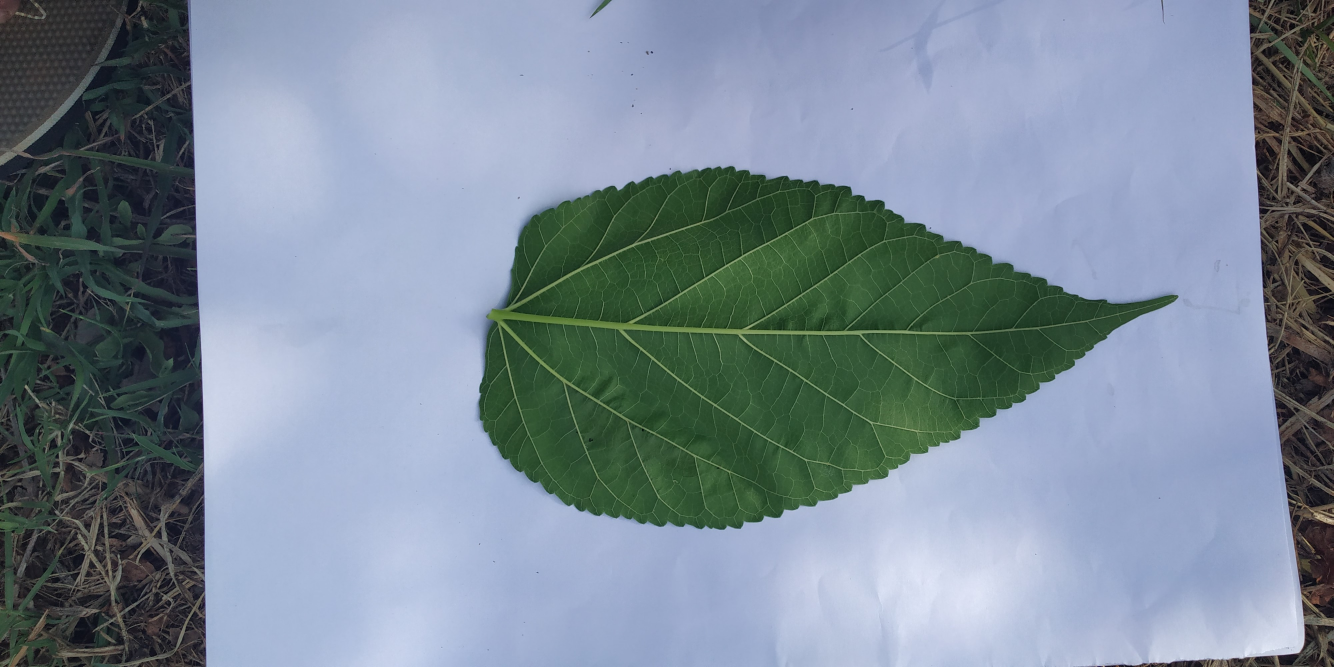
#> input picture dataset/test/Healthy/34.jpg, 4000 x 2000 px, given in place of 34.png, which was not available (shown at 1/3 size)
$ python imageMask.py
#> lines starting #> are read from the running program, lines starting #| are printed output that depends on the picture; after the words box and inside, x2 and y2 are one past the last pixel; in counts of white or black regions, pixels touching at a corner belong together; pictures that were not available may be replaced by others from this repository, and a replacement may not be noted
#> further down, image is the input picture: shape (2000, 4000, 3); mean B, G, R 150.4, 137.2, 122.7
# Importing necessary libraries
from __future__ import division
import cv2
from matplotlib import pyplot as plt
import numpy as np
from math import cos, sin

green = (0, 0, 255)
#%%
def show(image):
    plt.figure(figsize=(10, 10))
    plt.imshow(image, interpolation='nearest')
#%%
def overlay_mask(mask, image):
    rgb_mask = cv2.cvtColor(mask, cv2.COLOR_GRAY2RGB)
    img = cv2.addWeighted(rgb_mask, 0.5, image, 0.5, 0)
    return img
#%%
def find_biggest_contour(image):
    image = image.copy()
    contours, hierarchy = cv2.findContours(image, cv2.RETR_LIST, cv2.CHAIN_APPROX_SIMPLE)
    contour_sizes = [(cv2.contourArea(contour), contour) for contour in contours]
    biggest_contour = max(contour_sizes, key=lambda x: x[0])[1]

    mask = np.zeros(image.shape, np.uint8)
    cv2.drawContours(mask, [biggest_contour], -1, 255, -1)
    return biggest_contour, mask
#%%
def circle_contour(image, contour):
    image_with_ellipse = image.copy()
    #easy function
    ellipse = cv2.fitEllipse(contour)
    #add it
    cv2.ellipse(image_with_ellipse, ellipse, green, 2, cv2.LINE_AA)
    return image_with_ellipse

#%%
def find_strawberry(image):
    #RGB stands for Red Green Blue. Most often, an RGB color is stored
    #in a structure or unsigned integer with Blue occupying the least
    #significant “area” (a byte in 32-bit and 24-bit formats), Green the
    #second least, and Red the third least. BGR is the same, except the
    #order of areas is reversed. Red occupies the least significant area,
    # Green the second (still), and Blue the third.
    # we'll be manipulating pixels directly
    #most compatible for the transofrmations we're about to do
    image = cv2.cvtColor(image, cv2.COLOR_BGR2RGB)

    # Make a consistent size
    #get largest dimension
    max_dimension = max(image.shape)
#> max_dimension = 4000
    #The maximum window size is 700 by 660 pixels. make it fit in that
    scale = 700/max_dimension
#> scale = 0.175
    #resize it. same width and hieght none since output is 'image'.
    image = cv2.resize(image, None, fx=scale, fy=scale)
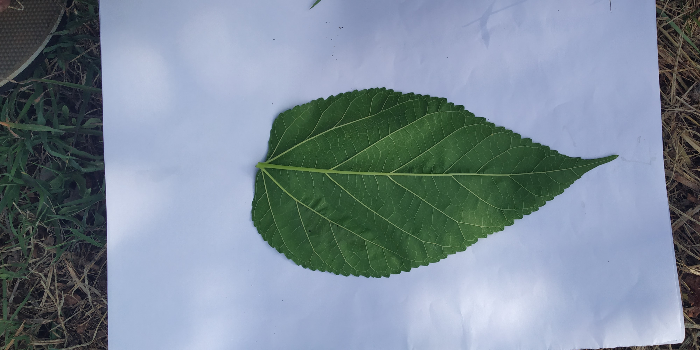
#> image: shape (350, 700, 3); mean R, G, B 122.7, 137.1, 150.4

    #we want to eliminate noise from our image. clean. smooth colors without
    #dots
    # Blurs an image using a Gaussian filter. input, kernel size, how much to filter, empty)
    image_blur = cv2.GaussianBlur(image, (7, 7), 0)
    #t unlike RGB, HSV separates luma, or the image intensity, from
    # chroma or the color information.
    #just want to focus on color, segmentation
    image_blur_hsv = cv2.cvtColor(image_blur, cv2.COLOR_RGB2HSV)
#> image_blur_hsv: shape (350, 700, 3); mean H, S, V 96.9, 61.4, 156.9

    # Filter by colour
    # 0-10 hue
    #minimum red amount, max red amount
    min_red = np.array([28,58,35])
    max_red = np.array([152,167,134])
    #layer
    mask1 = cv2.inRange(image_blur_hsv, min_red, max_red)
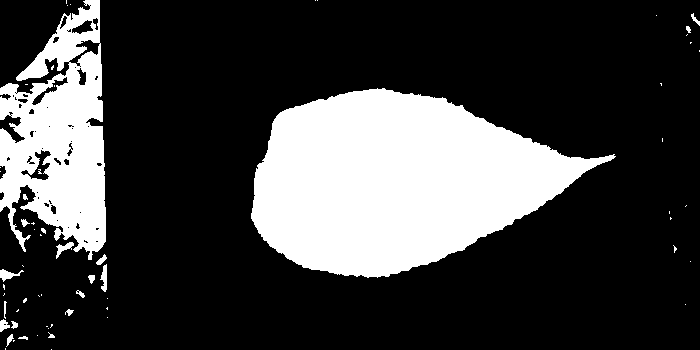
#> mask1: shape (350, 700); 25.1% white; 63 white regions (43 under 20 px), largest, box (x1, y1, x2, y2) and area: (251, 88, 616, 278) 43542, (0, 0, 106, 260) 16838, (0, 269, 24, 282) 132

    #birghtness of a color is hue
    # 170-180 hue
    min_red2 = np.array([20,55,50])
    max_red2 = np.array([160,170,180])
    mask2 = cv2.inRange(image_blur_hsv, min_red2, max_red2)
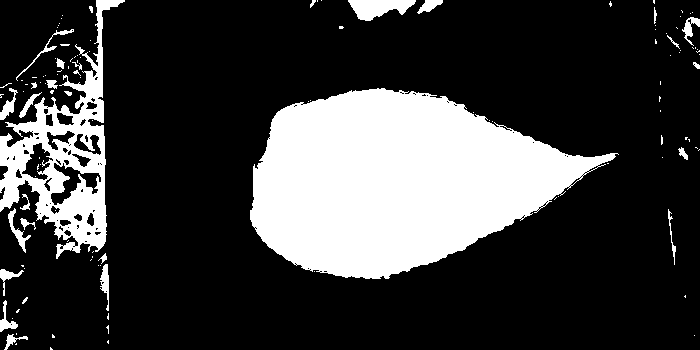
#> mask2: shape (350, 700); 23.8% white; 124 white regions (95 under 20 px)

    #looking for what is in both ranges
    # Combine masks
    mask = mask1 + mask2

    # Clean up
    #we want to circle our strawberry so we'll circle it with an ellipse
    #with a shape of 15x15
    kernel = cv2.getStructuringElement(cv2.MORPH_ELLIPSE, (15, 15))
    #morph the image. closing operation Dilation followed by Erosion.
    #It is useful in closing small holes inside the foreground objects,
    #or small black points on the object.
    mask_closed = cv2.morphologyEx(mask, cv2.MORPH_CLOSE, kernel)
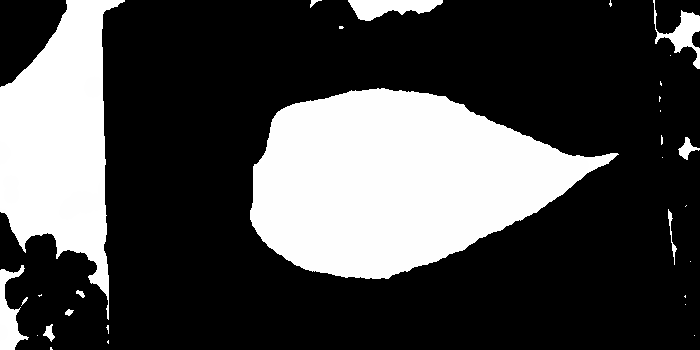
#> mask_closed: shape (350, 700); min 0, max 255, mean 73.9
    #erosion followed by dilation. It is useful in removing noise
    mask_clean = cv2.morphologyEx(mask_closed, cv2.MORPH_OPEN, kernel)

    # Find biggest strawberry
    #get back list of segmented strawberries and an outline for the biggest one
    big_strawberry_contour, mask_strawberries = find_biggest_contour(mask_clean)
#> in find_biggest_contour, `contours, hierarchy = cv2.findContours(image, cv2.RETR_LIST, cv2.CHAIN..`: contours = 7 contours; box (x1, y1, x2, y2) and area: (250, 88, 596, 279) 44272, (0, 0, 120, 263) 21320, (349, 0, 439, 21) 1078, (0, 300, 20, 350) 710, (671, 13, 700, 48) 612, (93, 270, 109, 286) 172, (0, 269, 9, 285) 91
#> in find_biggest_contour, `contour_sizes = [(cv2.contourArea(contour), contour) for contour in co..`: contour_sizes = 7 items
#> in find_biggest_contour, `biggest_contour = max(contour_sizes, key=lambda x: x[0])[1]`: biggest_contour = contour of 381 points, box (x1, y1, x2, y2) (250, 88, 596, 279), area 44272
#> in find_biggest_contour, `cv2.drawContours(mask, [biggest_contour], -1, 255, -1)`:
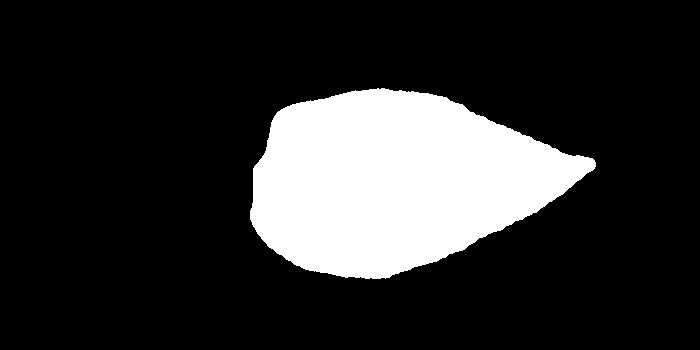
#> mask: shape (350, 700); 18.2% white; 1 white region, box (x1, y1, x2, y2) and area: (250, 88, 596, 279) 44666
#> big_strawberry_contour has the same summary as biggest_contour in find_biggest_contour

    # Overlay cleaned mask on image
    # overlay mask on image, strawberry now segmented
    overlay = overlay_mask(mask_clean, image)
#> in overlay_mask, `img = cv2.addWeighted(rgb_mask, 0.5, image, 0.5, 0)`:
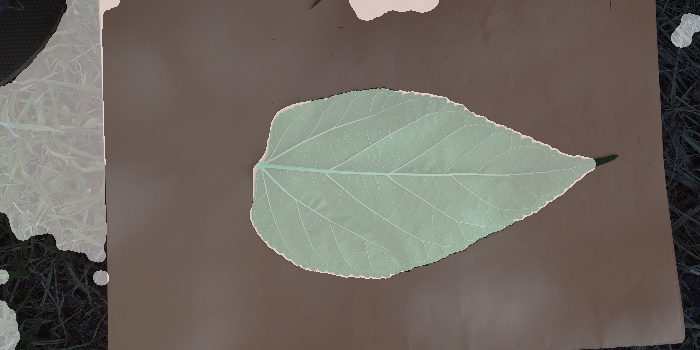
#> img: shape (350, 700, 3); mean B, G, R 97.3, 104.5, 111.1

    # Circle biggest strawberry
    #circle the biggest one
    circled = circle_contour(overlay, big_strawberry_contour)
#> in circle_contour, `ellipse = cv2.fitEllipse(contour)`: ellipse = ((392.1, 180.6), (179.9, 340.7), 86.03)
#> in circle_contour, `cv2.ellipse(image_with_ellipse, ellipse, green, 2, cv2.LINE_AA)`:
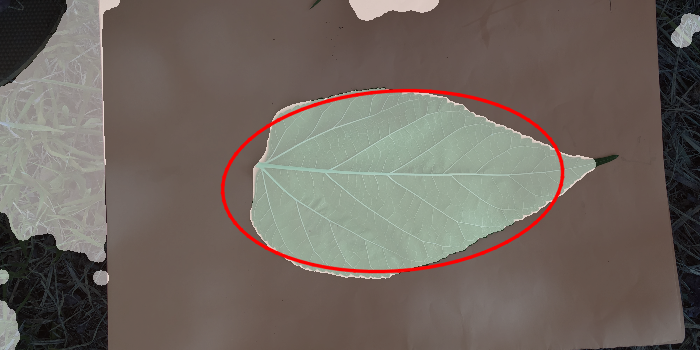
#> image_with_ellipse: shape (350, 700, 3); 1.65% of pixels changed, all inside (x1, y1, x2, y2) = (220, 88, 566, 274)
    show(circled)

    #we're done, convert back to original color scheme
    bgr = cv2.cvtColor(circled, cv2.COLOR_RGB2BGR)

    return bgr
#%%
#read the image
image = cv2.imread(r"C:\Users\Varsha\AppData\Local\Programs\Python\Python37-32\Dataset\Test\34.png")
#detect it
result = find_strawberry(image)
#write the new image
cv2.imwrite(r"E:\varsha01.png", result)

$ run again, with dataset/test/Healthy/17.jpg copied over dataset/test/Healthy/34.jpg
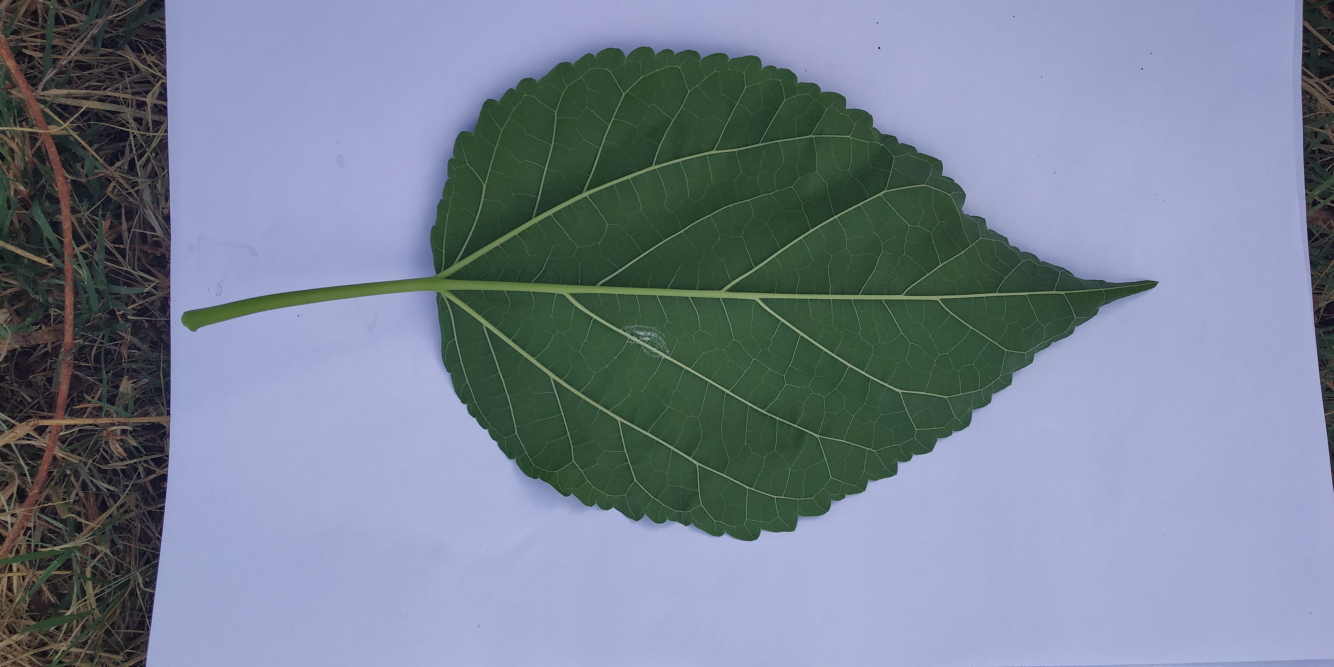
#> input picture dataset/test/Healthy/17.jpg, 4000 x 2000 px, given in place of 34.png, which was not available (shown at 1/3 size)
#> image is the input picture: shape (2000, 4000, 3); mean B, G, R 148, 130.2, 119.8
#> image_blur_hsv: shape (350, 700, 3); mean H, S, V 97.4, 62.3, 154.7
#> in find_strawberry, `mask1 = cv2.inRange(image_blur_hsv, min_red, max_red)`:
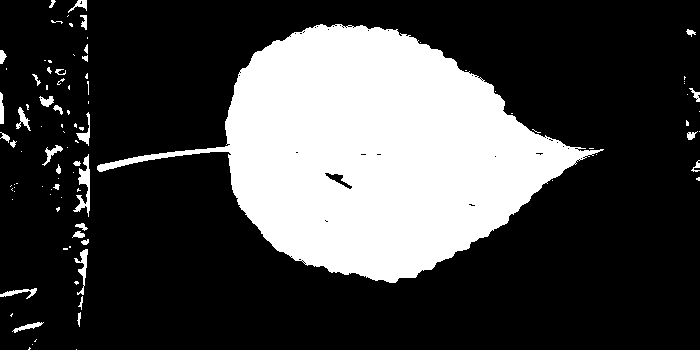
#> mask1: shape (350, 700); 26.7% white; 97 white regions (64 under 20 px), largest, box (x1, y1, x2, y2) and area: (97, 24, 604, 283) 62451, (73, 154, 90, 217) 398, (74, 249, 88, 295) 221
#> mask2: shape (350, 700); 27.6% white; 87 white regions (65 under 20 px)
#> contours = 11 contours; largest, box (x1, y1, x2, y2) and area: (216, 21, 590, 283) 64066, (22, 318, 52, 350) 685, (33, 62, 65, 93) 622, (70, 229, 90, 264) 487, (67, 1, 89, 27) 406
#> contour_sizes = 11 items
#> biggest_contour = contour of 455 points, box (x1, y1, x2, y2) (216, 21, 590, 283), area 64066
#> big_strawberry_contour has the same summary as biggest_contour in find_biggest_contour
#> ellipse = ((380.3, 152.2), (246.8, 350.3), 99.68)
#> in circle_contour, `cv2.ellipse(image_with_ellipse, ellipse, green, 2, cv2.LINE_AA)`:
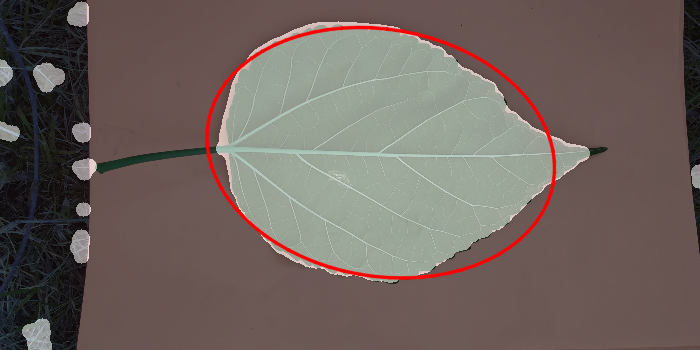
#> image_with_ellipse: shape (350, 700, 3); mean B, G, R 93.9, 99, 111.1

$ run again, with dataset/test/Healthy/27.jpg copied over dataset/test/Healthy/34.jpg
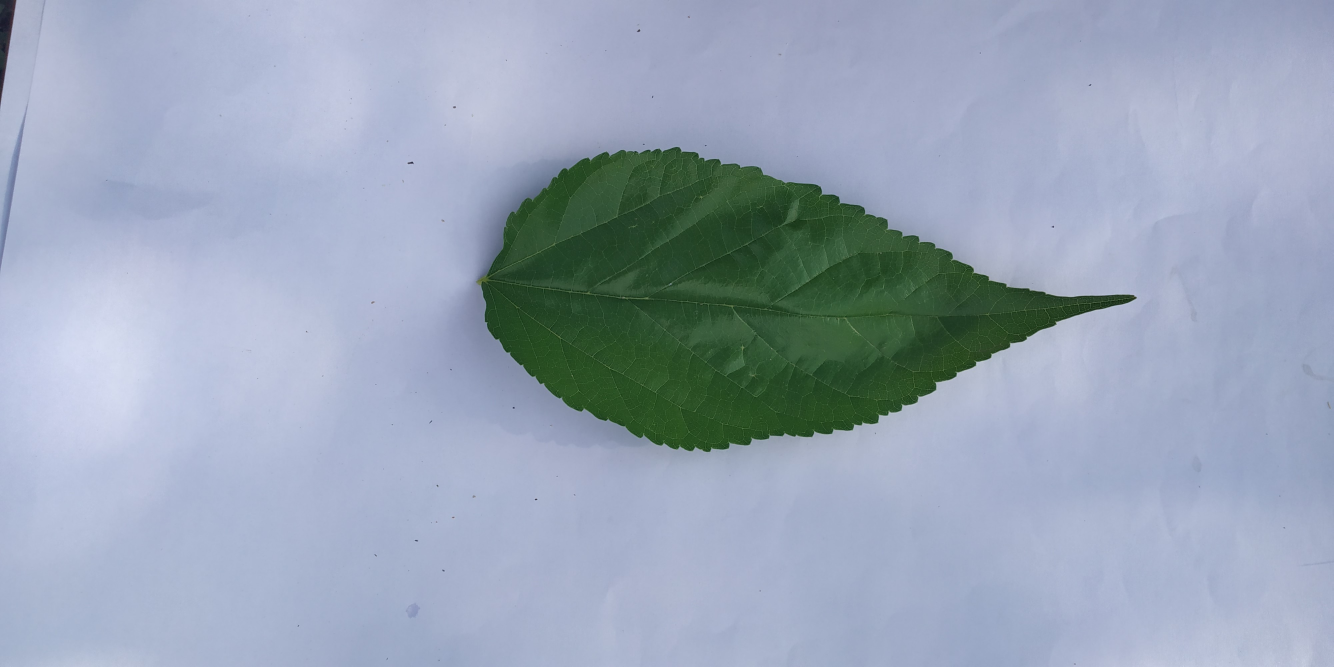
#> input picture dataset/test/Healthy/27.jpg, 4000 x 2000 px, given in place of 34.png, which was not available (shown at 1/3 size)
#> image is the input picture: shape (2000, 4000, 3); mean B, G, R 184.1, 165.7, 153.2
#> image_blur_hsv: shape (350, 700, 3); mean H, S, V 105.4, 53.5, 188.4
#> in find_strawberry, `mask1 = cv2.inRange(image_blur_hsv, min_red, max_red)`:
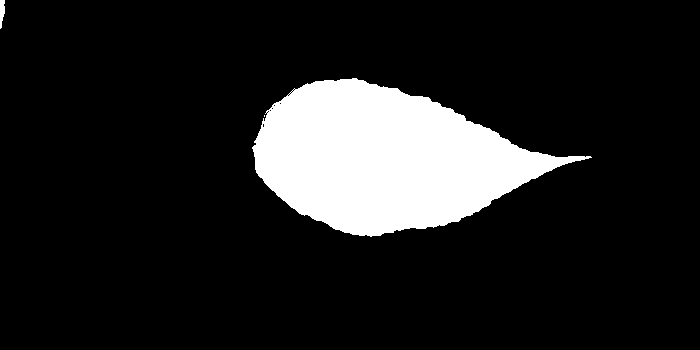
#> mask1: shape (350, 700); 13% white; 3 white regions (1 under 20 px), largest, box (x1, y1, x2, y2) and area: (252, 78, 592, 237) 31651, (0, 0, 5, 29) 107
#> mask2: shape (350, 700); 13.6% white; 23 white regions (20 under 20 px)
#> contours = 1 contour; box (x1, y1, x2, y2) and area: (241, 78, 558, 237) 33236
#> contour_sizes = 1 item
#> biggest_contour = contour of 344 points, box (x1, y1, x2, y2) (241, 78, 558, 237), area 33236
#> big_strawberry_contour has the same summary as biggest_contour in find_biggest_contour
#> ellipse = ((377.3, 157.9), (145.8, 307.6), 96.11)
#> in circle_contour, `cv2.ellipse(image_with_ellipse, ellipse, green, 2, cv2.LINE_AA)`:
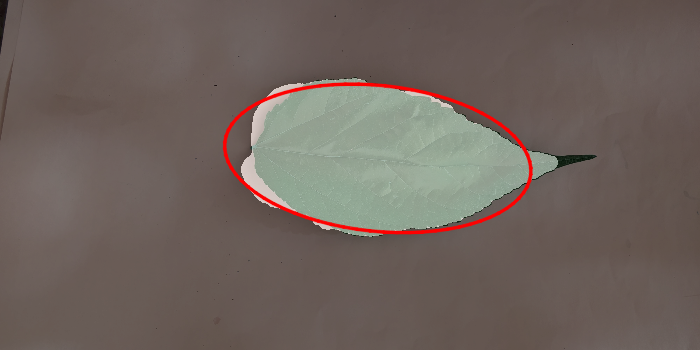
#> image_with_ellipse: shape (350, 700, 3); mean B, G, R 92.8, 99, 110.8

$ run again, with dataset/test/Healthy/28.jpg copied over dataset/test/Healthy/34.jpg
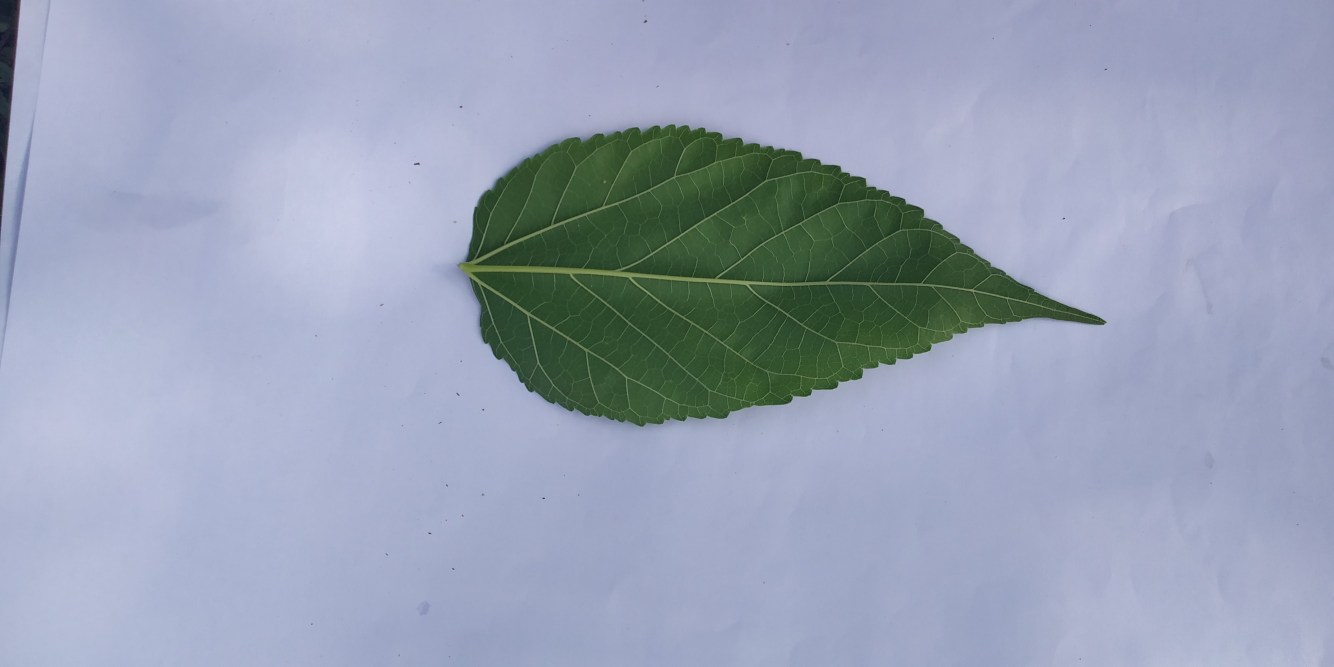
#> input picture dataset/test/Healthy/28.jpg, 4000 x 2000 px, given in place of 34.png, which was not available (shown at 1/3 size)
#> image is the input picture: shape (2000, 4000, 3); mean B, G, R 182.1, 161.7, 152.2
#> image_blur_hsv: shape (350, 700, 3); mean H, S, V 106.6, 51.7, 186.3
#> mask1: shape (350, 700); 13.1% white; 2 white regions, box (x1, y1, x2, y2) and area: (242, 67, 574, 223) 31671, (0, 0, 8, 94) 453
#> mask2: shape (350, 700); 13.3% white; 7 white regions (4 under 20 px)
#> contours = 3 contours; box (x1, y1, x2, y2) and area: (241, 67, 545, 223) 31474, (0, 113, 10, 145) 226, (0, 0, 8, 29) 184
#> contour_sizes = 3 items
#> biggest_contour = contour of 326 points, box (x1, y1, x2, y2) (241, 67, 545, 223), area 31474
#> big_strawberry_contour has the same summary as biggest_contour in find_biggest_contour
#> ellipse = ((373.2, 144.9), (148.1, 287.2), 92.15)
#> in circle_contour, `cv2.ellipse(image_with_ellipse, ellipse, green, 2, cv2.LINE_AA)`:
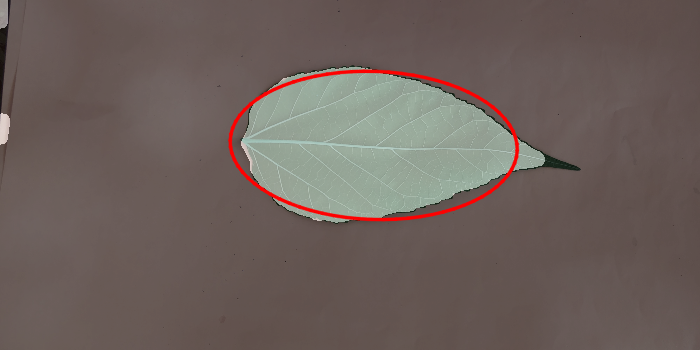
#> image_with_ellipse: shape (350, 700, 3); mean B, G, R 91.7, 96.4, 109.1
